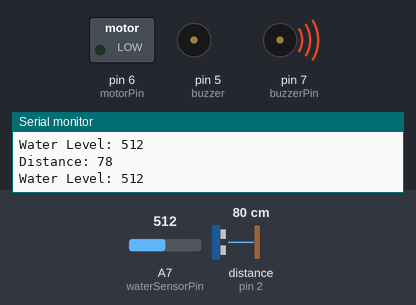
This sketch was run on a simulated Arduino Nano, built with avr-gcc and run on an emulated ATmega328P. On the bench: switched loads named in the sketch (green lamp = pin HIGH), buzzer (waves = sounding, pin HIGH), the last lines printed to the serial monitor. Wiring (inferred from the names in the program): ultrasonic range finder: trigger pin 3; echo pin 2. Inputs (shaded band) come from the test bench; at power-on: distance to the obstacle (sensor on pin 2) 80 cm, A7 (waterSensorPin) = 512. The echo pulse lasts 58.3 µs per cm; pins used as bus, display or sensor lines are not drawn.

Above: at 1.3 s.
1.4 s: distance to the obstacle (sensor on pin 2) set to 35 cm
2.9 s: distance to the obstacle (sensor on pin 2) set to 28 cm
At 4.2 s:
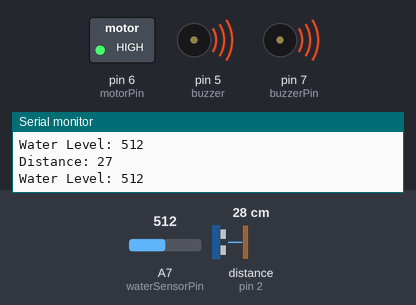
4.5 s: A7 (waterSensorPin) set to 490
At 5.7 s:
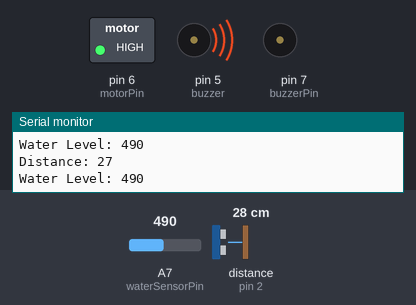
6.0 s: distance to the obstacle (sensor on pin 2) set to 33 cm
At 7.2 s:
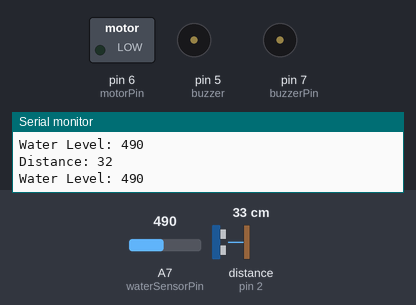
7.5 s: distance to the obstacle (sensor on pin 2) set to 2 cm
At 8.6 s:
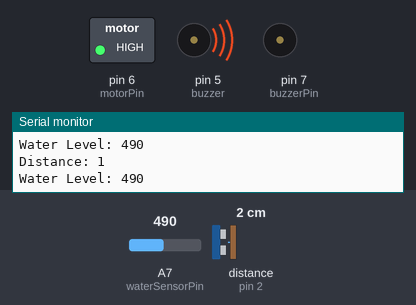
9.0 s: distance to the obstacle (sensor on pin 2) set to 60 cm
At 10.0 s:
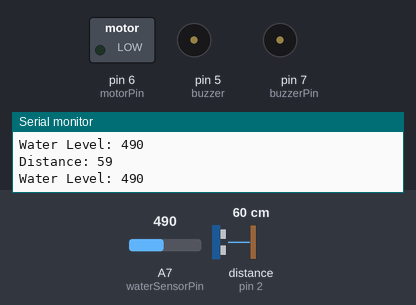
Timing chart, 0 to 11.5 s (numbered marks = the images above; inputs shaded):
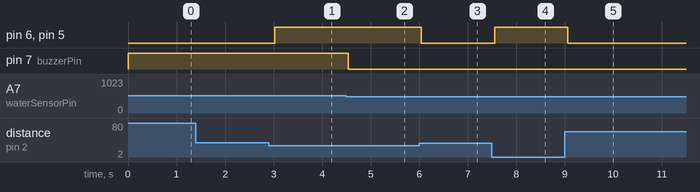

The sketch:

smart_stick_main.ino
```cpp
const int trigPin = 3;
const int echoPin = 2;
const int buzzer = 5;
const int motorPin = 6;
int waterSensorPin = A7;
int buzzerPin = 7;
int threshold = 500;

long duration;
int distance;
int safetyDistance;

void setup() {
    pinMode(trigPin, OUTPUT);
    pinMode(echoPin, INPUT);
    pinMode(buzzer, OUTPUT);
    pinMode(buzzerPin, OUTPUT);
    pinMode(motorPin, OUTPUT);
    Serial.begin(9600);
}

void loop() {
    digitalWrite(trigPin, LOW);
    delayMicroseconds(2);

    digitalWrite(trigPin, HIGH);
    delayMicroseconds(10);
    digitalWrite(trigPin, LOW);

    duration = pulseIn(echoPin, HIGH);
    distance = duration * 0.034 / 2;

    safetyDistance = distance;
    if (safetyDistance <= 30) {
        digitalWrite(buzzer, HIGH);
        digitalWrite(motorPin, HIGH);
    } else {
        digitalWrite(buzzer, LOW);
        digitalWrite(motorPin, LOW);
    }

    Serial.print("Distance: ");
    Serial.println(distance);

    int waterLevel = analogRead(waterSensorPin);

    // Print the value to the serial monitor
    Serial.print("Water Level: ");
    Serial.println(waterLevel);

    // Check if the water level is above the threshold
    if (waterLevel > threshold) {
        digitalWrite(buzzerPin, HIGH);
    } else {
        digitalWrite(buzzerPin, LOW);
    }

    delay(500); // Delay to prevent spamming the serial monitor
}
```

Measured:
- the behaviour switches between 32 and 31 cm on distance to the obstacle (sensor on pin 2) (found by bisection; images 0 and 1)
- the behaviour switches between 501 and 500 on A7 (waterSensorPin) (found by bisection; images 1 and 2)
- after the input at 2.9 s, pin 6 (motorPin), pin 5 (buzzer): LOW → HIGH after 0.13 s
- after the input at 4.5 s, pin 7 (buzzerPin): HIGH → LOW at once
- after the input at 6.0 s, pin 6 (motorPin), pin 5 (buzzer): HIGH → LOW after 0.05 s
- after the input at 7.5 s, pin 6 (motorPin), pin 5 (buzzer): LOW → HIGH after 0.05 s
- after the input at 9.0 s, pin 6 (motorPin), pin 5 (buzzer): HIGH → LOW after 0.06 s
